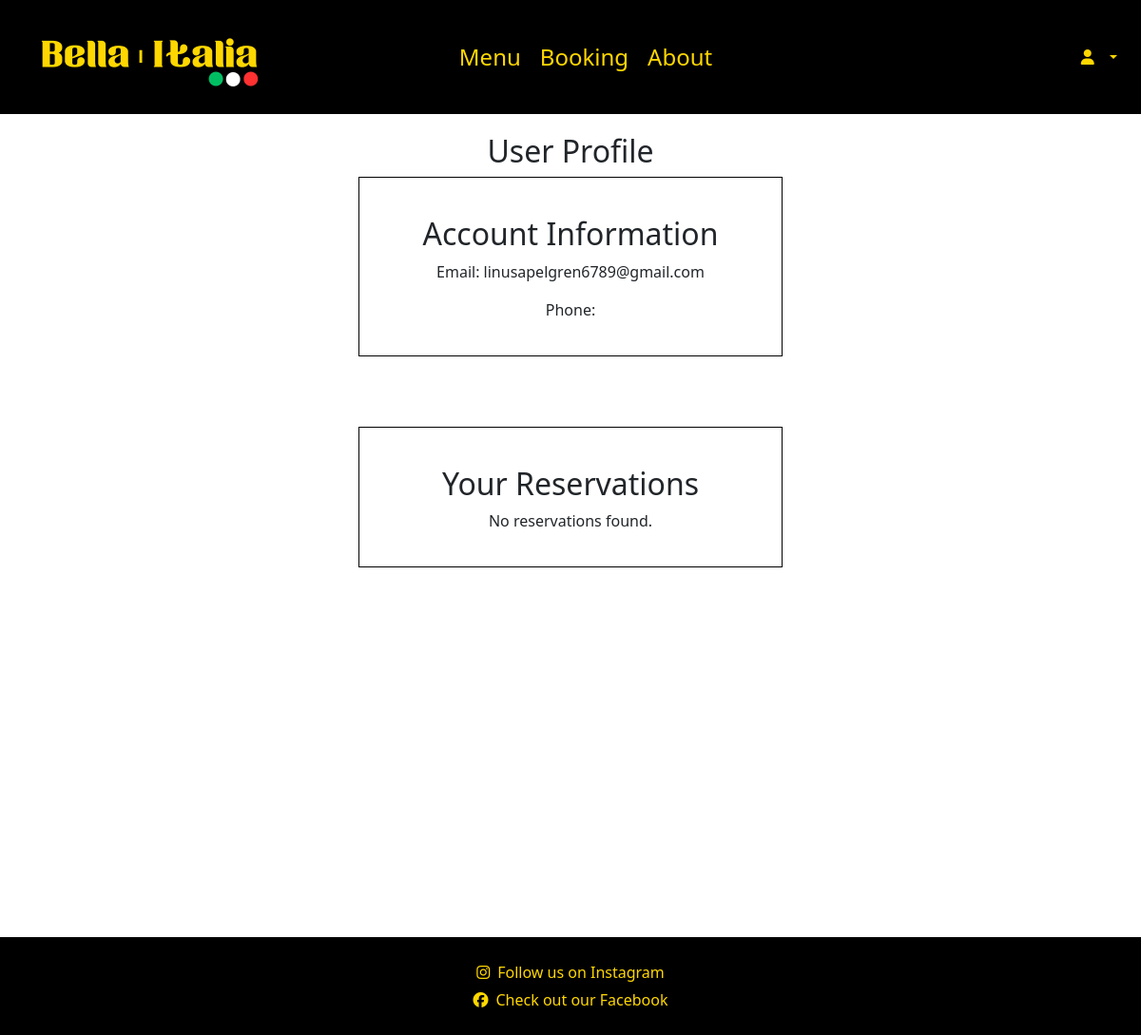
Page /accounts/profile/ (signed in) on the earlier database version.
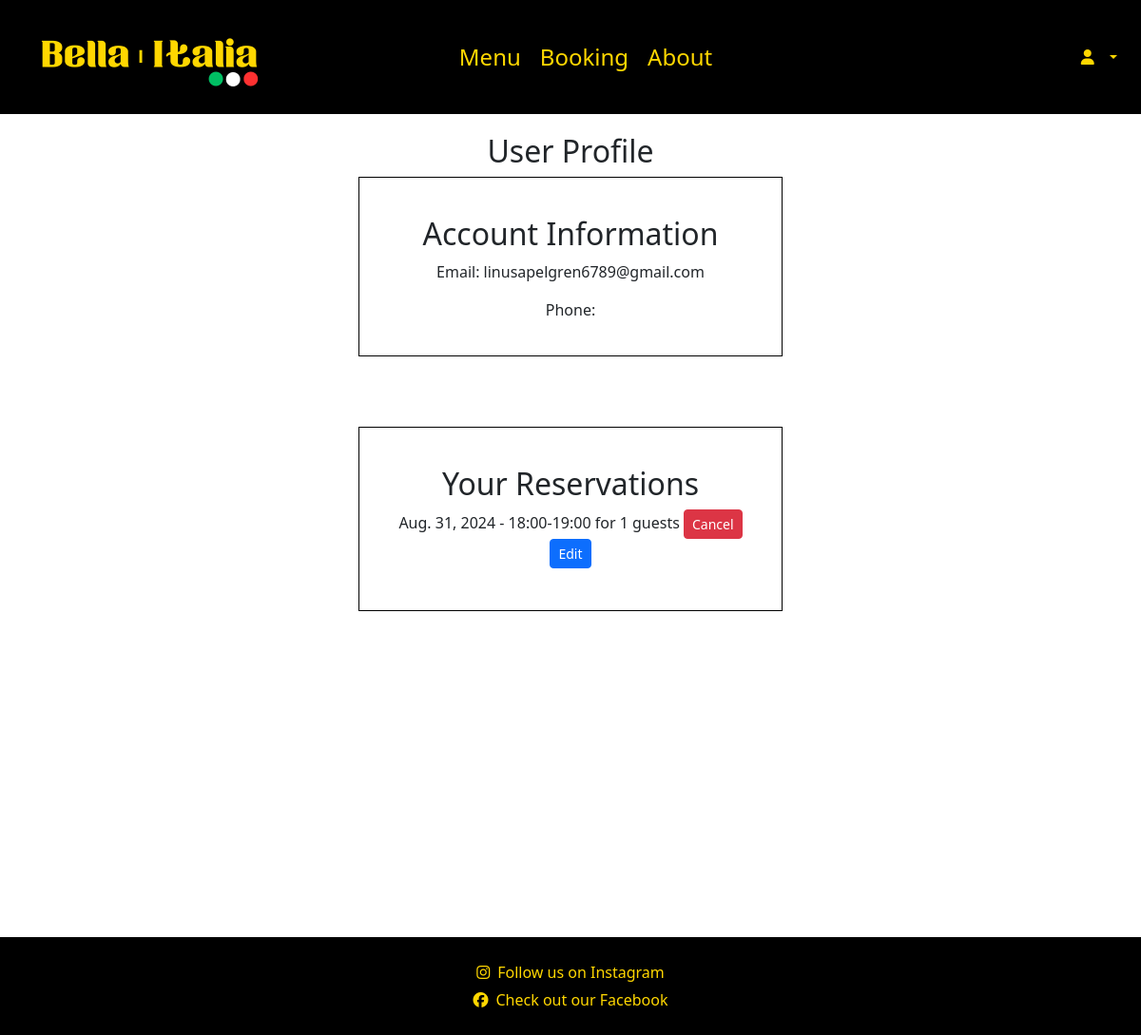
Same page on the later database version.
### booking/models.py (models this page shows, shortened)
class Reservation(models.Model):
    user = models.ForeignKey(settings.AUTH_USER_MODEL, on_delete=models.CASCADE, related_name='reservations')
    name = models.CharField(max_length=100)
    phone_number = models.CharField(max_length=20)
    guests = models.IntegerField()
    date = models.DateField()
    time = models.CharField(max_length=20)
    created_at = models.DateTimeField(auto_now_add=True)

### accounts/views.py (the view)
# urls.py: path("profile/", login_required(profile), name="profile"),
@login_required
def profile(request):
    return render(request, 'accounts/profile.html')

### accounts/templates/accounts/profile.html
{% extends "base.html" %}
{% load static %}
{% block content %}
<h2>User Profile</h2>
<div class="container min-vh-100 d-flex align-items-center" style="flex-direction: column;">
    <div class="user-info text-center mb-4 d-flex align-items-center" style="width: 40%;">
        <h2>Account Information</h2>
        <p>Email: {{ user.email }}</p>
        <p>Phone: {{ user.phone_number }}</p>
    </div>
    <div class="booked-times text-center d-flex align-items-center" style="width: 40%;">
        <h2>Your Reservations</h2>
        <ul class="list-unstyled">
            {% for reservation in user.reservations.all %}
                <li class="mb-2">
                    {{ reservation.date }} - {{ reservation.time }} for {{ reservation.guests }} guests
                    <a href="{% url 'cancel_reservation' reservation.id %}" class="btn btn-danger btn-sm ml-2">Cancel</a>
                    <a href="{% url 'edit_reservation' reservation.id %}" class="btn btn-primary btn-sm ml-2">Edit</a>
                </li>
            {% empty %}
                <li>No reservations found.</li>
            {% endfor %}
        </ul>
    </div>
</div>
{% endblock %}

### templates/base.html (shortened to what this page needs)
<!DOCTYPE html>
<html lang="en">
<head>
    {% load static %}
    {% block corecss %}
    <link rel="stylesheet" href="{% static 'css/styles.css' %}">
    <link href="https://cdn.jsdelivr.net/npm/bootstrap@5.2.3/dist/css/bootstrap.min.css" rel="stylesheet">
    <link rel="stylesheet" href="https://cdnjs.cloudflare.com/ajax/libs/font-awesome/5.15.3/css/all.min.css">
    <link rel="stylesheet" href="https://code.jquery.com/ui/1.13.0/themes/base/jquery-ui.css">
    {% endblock %}
</head>
<body>
    <header class="container-fluid fixed-top" id="header">
        <div class="logocontainer">
            <a href="{% url 'home' %}"><img src="{% static 'images/logo.png' %}" alt="Logo" class="logo"></a>
        </div>
        <nav id="menu">
            <ul>
                <li><a href="{% url 'menu' %}">Menu</a></li>
                <li><a href="{% url 'make_reservation' %}">Booking</a></li>
                <li><a href="{% url 'about' %}">About</a></li>
            </ul>
        </nav>
        <div class="dropdown">
            <button class="btn dropdown-toggle" style="background-color: transparent; color: gold;" type="button" id="dropdownMenuButton" data-bs-toggle="dropdown" aria-haspopup="true" aria-expanded="false">
                <i class="fa fa-user" aria-hidden="true"></i>
            </button>
        </div>
    </header>
    <main>
        {% block content %}{% endblock %}
    </main>
    <footer>
        <div class="footer-content">
            <nav id="footermenu">
                <ul>
                    <li><a href="https://www.instagram.com" target="_blank"><i class="fab fa-instagram"></i>Follow us on Instagram</a></li>
                    <li><a href="https://www.facebook.com" target="_blank"><i class="fab fa-facebook"></i>Check out our Facebook</a></li>
                </ul>
            </nav>
        </div>
    </footer>
</body>
</html>

### static/css/styles.css (style rules this page uses)
body { margin: 0; padding-top: 120px; font-family: Arial, sans-serif; display: flex; flex-direction: column; min-height: 100vh; position: relative; }
header { height: 120px; background-color: black; display: flex; justify-content: space-between; align-items: center; padding: 0; }
#menu { flex: 1; display: flex; justify-content: center; align-items: center; left: 50%; position: absolute; transform: translateX(-50%); }
#menu ul { display: flex; list-style: none; margin: 10px; }
#menu ul li { margin: 0 10px; }
#menu a { text-decoration: none; color: gold; font-size: x-large; }
footer { display: flex; flex-direction: column; align-items: center; justify-content: center; text-align: center; padding: 20px; background-color: black; color: gold; }
.footer-content { display: flex; flex-direction: column; align-items: center; justify-content: center; width: 100%; }
#footermenu ul { list-style-type: none; padding: 0; margin: 0; }
#footermenu li { margin: 5px 0; }
#footermenu a { text-decoration: none; color: inherit; }
i { margin-right: 8px; }
.logocontainer { height: 100%; display: flex; align-items: center; padding: 20px; z-index: 5; }
.logo { height: auto; width: 50%; z-index: 5; }
.user-info { flex-direction: column; border: 1px solid black; width: fit-content; padding: 20px; }
.booked-times { flex-direction: column; border: 1px solid black; width: fit-content; padding: 20px; margin-top: 50px; }
h2 { display: flex; justify-content: center; align-items: center; padding-top: 20px; }

Differences in the rows shown:
added Reservation: date "Aug. 31, 2024", time "18:00-19:00", guests "1"
Other differences:
text no longer shown: "No reservations found."
